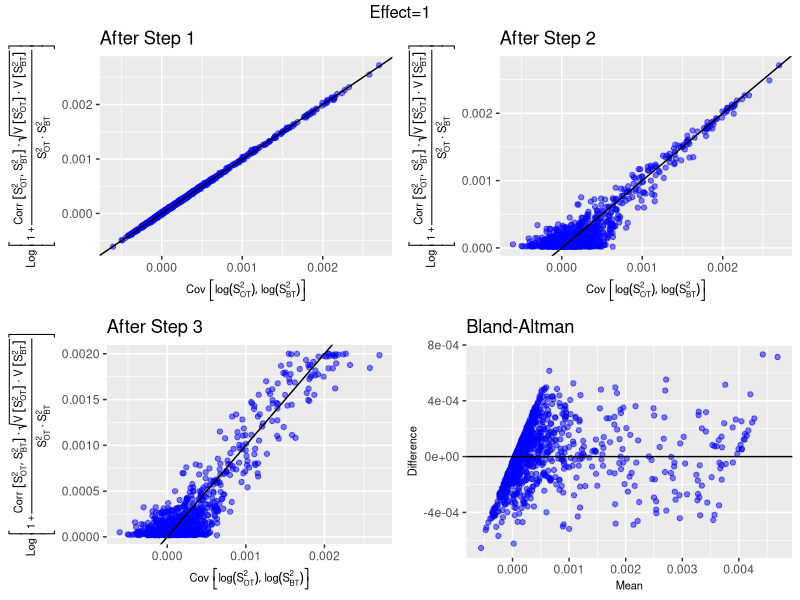

Write R code to recreate this figure. (Note: this script raises an error after producing the figure.)
rm(list=ls())
library(data.table)
library(ggplot2)
library(gridExtra)

########################################################################
##-- Parameters
########################################################################
n <- 1000             # Study sample size
NSIM <- 1000          # Number of simulations for different correlations
nsim <- 100           # Number of simulations for the same correlation
ruido.min <- 0        # Minimum noise standard deviation
ruido.max <- 10       # Maximum noise standard deviation
EFFECT <- c(1,10,100) # Effects

########################################################################
##-- Store
########################################################################
cor.outcome <- cor.var <- c()
cov.outcome <- cov.var <- c()
sta <- c()
M <- list(M1=matrix(ncol=6,nrow=NSIM),
          M2=matrix(ncol=6,nrow=NSIM),
          M3=matrix(ncol=6,nrow=NSIM))

########################################################################
##-- Simulation
########################################################################
set.seed(12345)
for(k in 1:3){
  for(i in 1:NSIM){
    cat('iteration:',k,'/3;',i,'/',NSIM,'\n')
    vb <- c()                  # Estimated Baseline Variance
    vf <- c()                  # Estimated Final Variance
    cor.out <- cov.out <- c()  # Correlation and Covariance Baseline-Final
    coeff <- runif(1,-EFFECT[k],EFFECT[k])
    ruido <- runif(1,ruido.min,ruido.max)
    for(j in 1:nsim){
      z <- rnorm(n)                    # Baseline values (Z)
      y <- z + rnorm(n,0,ruido)        # Final Values (Y)
      
      vb[j] <- var(z)                  # Baseline Variance
      vf[j] <- var(y)                  # Final Variance
      cor.out[j] <- cor(z,y)           # Correlation Baseline-Final
      cov.out[j] <- cov(z,y)           # Covariance Baseline-Final
    }
    
    cor.outcome[i] <- mean(cor.out)                                                  # Correlation mean
    cov.outcome[i] <- mean(cov.out)                                                  # Covariance mean
    sta[i] <- log(1+2*cor.outcome[i]^2/(n-2))                                        # Deducted statistic for the covariance (right-side)
    cov.var[i] <- cov(vb,vf)                                                         # Covariance of the variance (step 1 of the proof)
    M[[k]][i,1] <- cov(log(vf),log(vb))                                              # Covariance of the log-variance   (left-side)  --> Step 0
    M[[k]][i,2] <- log(1+cov(vf,vb)/(mean(vf)*mean(vb)))                             # After step 1
    M[[k]][i,3] <- log(1+cor(vf,vb)*sqrt(var(vf)*var(vb))/(mean(vf)*mean(vb)))       # After step 1 (again) changing expression of covariance
    M[[k]][i,4] <- log(1+cor.outcome[i]^2*sqrt(var(vf)*var(vb))/(mean(vf)*mean(vb))) # After step 2
    M[[k]][i,5] <- log(1+2*cor.outcome[i]^2/(n-1))                                   # After step 3
    M[[k]][i,6] <- log(mean(vf*vb))                                                  # Alternative approximation if Cov(x,y) = E(XY) - E(X)E(Y)
  }
}


########################################################################
##-- Plots after each simulation
########################################################################
graphics.off()
co <- rgb(0,0,1,0.5)

##-- Labels for axis
xl <- expression(Cov~bgroup("[",list(log(S[OT]^2),log(S[BT]^2)),"]"))
yl1 <- expression(Log~bgroup("[",1+frac(Corr~group("[",list(S[OT]^2,S[BT]^2),"]") %.% sqrt(V~group("[",S[OT]^2,"]") %.% V~group("[",S[BT]^2,"]")),S[OT]^2 %.% S[BT]^2),"]"))
yl2 <- expression(Log~bgroup("[",1+frac((Corr~group("[",list(Y[OT],Y[BT]),"]"))^2 %.% sqrt(V~group("[",S[OT]^2,"]") %.% V~group("[",S[BT]^2,"]")),S[OT]^2 %.% S[BT]^2),"]"))
yl3 <- expression(Log~bgroup("[",1+frac(2 %.% (Corr~group("[",list(Y[OT],Y[BT]),"]"))^2,df[OT]),"]"))  



for(K in 1:3){
  dd0 <- as.data.table(M[[K]])
  gg1 <- ggplot(dd0,aes(x=dd0$V1,y=dd0$V3)) + 
    geom_point(colour='blue',alpha=0.5) +
    xlab(xl) + ylab(yl1) +
    geom_abline(intercept=0,slope=1) +
    ggtitle('After Step 1') +
    theme(axis.title=element_text(size=8))
  gg2 <- ggplot(dd0,aes(x=dd0$V1,y=dd0$V4)) + 
    geom_point(colour='blue',alpha=0.5) +
    xlab(xl) + ylab(yl1) +
    geom_abline(intercept=0,slope=1) +
    ggtitle('After Step 2') +
    theme(axis.title=element_text(size=8))
  gg3 <- ggplot(dd0,aes(x=dd0$V1,y=dd0$V5)) + 
    geom_point(colour='blue',alpha=0.5) +
    xlab(xl) + ylab(yl1) +
    geom_abline(intercept=0,slope=1) +
    ggtitle('After Step 3') +
    theme(axis.title=element_text(size=8))
  gg4 <- ggplot(dd0,aes(x=dd0$V1+dd0$V5,y=dd0$V1-dd0$V5)) + 
    geom_point(colour='blue',alpha=0.5) +
    xlab('Mean') + ylab('Difference') +
    geom_abline(intercept=0,slope=0) +
    ggtitle('Bland-Altman') +
    theme(axis.title=element_text(size=8))
  gg_def <- grid.arrange(gg1,gg2,gg3,gg4,nrow=2,top=paste0('Effect=',EFFECT[K]))
  ggsave(filename = paste0('C:/Users/jordi/Google Drive/Tesis/Memoria/Figures/paired_variances_',K,'.png'),plot = gg_def)
  
  # Old plot
  # windows()
  # par(mfrow=c(2,2),las=1,mgp=c(4,1,0),mar=c(6,8,5,1))
  # x <- M[[K]][,1]
  # plot(x,M[[K]][,3],pch=19,col=co,xlab=xl,ylab=yl1,main='After step 1');abline(0,1,lty=2)
  # plot(x,M[[K]][,4],pch=19,col=co,xlab=xl,ylab=yl2,main='After step 2');abline(0,1,lty=2)
  # plot(x,M[[K]][,5],pch=19,col=co,xlab=xl,ylab=yl3,main='After step 3');abline(0,1,lty=2)
  # 
  # ##-- Bland-Altman
  # m <- rowMeans(cbind(x,M[[K]][,5]))   # Mean (x axis)
  # d <- x-M[[K]][,5]                    # Difference (y axis)
  # plot(m,d,pch=19,col=co,main='Bland-Altman plot',xlab='Mean',ylab='Difference')
  # abline(h=0,lty=2)
 
}

min(cor(M[[1]]))
min(cor(M[[2]]))
min(cor(M[[3]]))

########################################################################
##-- Main plot cor.outcome versus cor.var
########################################################################
par(mfrow=c(1,1))
plot(cor.outcome,cor.var,pch=19,col=rgb(0,0,1,0.4))
lines(lowess(cor.outcome,cor.var,f=1/8),col=rgb(0,1,0,0.6),lwd=2)
curve(x^2,col=rgb(1,0,0,0.6),lwd=2,add=TRUE)
abline(0,1,lty=2)
abline(0,-1,lty=2)
abline(h=0,v=0,lty=2)

##-- Covariance plot
# plot(cov.outcome,cov.var,pch=19,col=rgb(0,0,1,0.4))
plot(sta,cov.var,pch=19,col=rgb(0,0,1,0.4))
lines(lowess(sta,cov.var),col=rgb(0,1,0,0.6),lwd=2)
abline(0,1,lty=2)
abline(0,-1,lty=2)
abline(h=0,v=0,lty=2)

